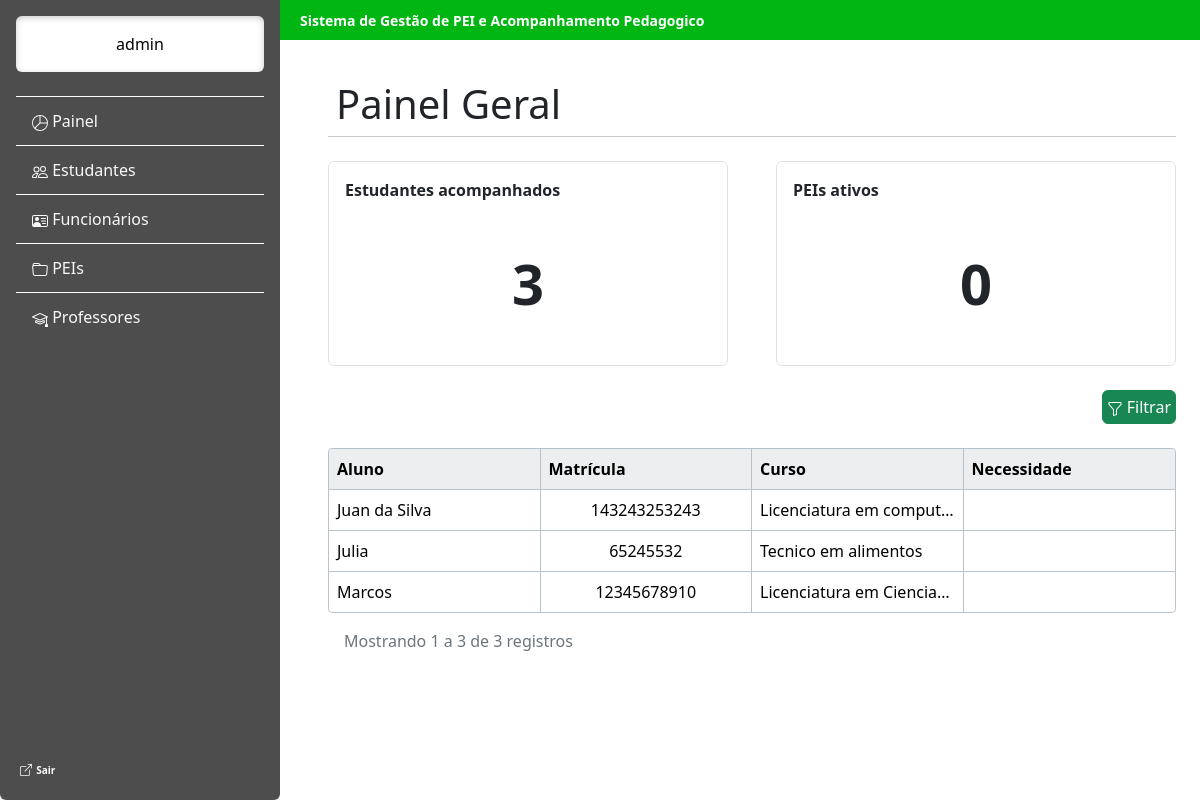
Page /estudante/painel_administrador/ (signed in) on the committed database.
### estudante/models.py (models this page shows, shortened)
class Usuario(AbstractUser):
    cpf = models.CharField(max_length=255, unique=True)

class Estudante(models.Model):
    cpf = models.CharField(max_length=255, unique=True)
    matricula = models.CharField(max_length=255, primary_key=True)
    nome = models.CharField(max_length=255)
    data_de_nascimento = models.DateField()
    curso = models.CharField(max_length=255)
    periodo = models.IntegerField()
    turma = models.CharField(max_length=255)
    ingresso = models.DateField()
    nota = models.FloatField()
    telefone = models.CharField(max_length=255)
    email = models.EmailField(unique=True)
    pai = models.CharField(max_length=255)
    mae = models.CharField(max_length=255)
    telefone_responsavel = models.CharField(max_length=255)
    email_responsavel = models.CharField(max_length=255)

### estudante/views.py (the view)
# urls.py: path("painel_administrador/", views.painel_administrador, name="painel_administrador"),
@login_required(login_url="login1")
def painel_administrador(request):
    if request.method == "GET":
        estudantes = Estudante.objects.all().order_by("nome")
        paginas = Paginator(estudantes, 9)  # isso aqui faz a divisão da quantidade de estudantes em tabelas de 9 em 9, ou menos
        pagina = request.GET.get("page")  # isso aqui é para saber qual paginas entre, as divisões feitas, foi pedida pelo user
        estudantes = paginas.get_page(pagina)  # coloca os estudantes divididos na variavel estudante
        return render(request, "painel_administrador.html", {
            'nome_usuario': request.user.first_name,
            "total_estudantes": Estudante.objects.count(),
            "total_peis": PEI.objects.count(),
            "estudantes": estudantes})

### estudante/templates/painel_administrador.html (shortened to what this page needs)
<!doctype html>
<html lang="pt-BR">
<head>
    <link href="https://cdn.jsdelivr.net/npm/bootstrap@5.3.8/dist/css/bootstrap.min.css" rel="stylesheet">
</head>
<body class="d-flex">
    {% include 'barra_lateral.html' %}
    <main class="flex-grow-1 p-5">
        <div class="topbar fw-bold" style=" background-color: #00B612; color: #ffffff; font-size: 14px;">
            Sistema de Gestão de PEI e Acompanhamento Pedagogico
        </div>
        <br>
       <div class="display-6 p-2">
            Painel Geral
        </div>
        <hr class="w-100  m-0 p-0 border-dark">
        <br>
        <div class="d-flex flex-nowrap justify-content-center gap-5">
            <div class=" border rounded" style="width: 400px;">
                <div class="fw-bold pt-3 pe-0 pb-0 ps-3">
                    Estudantes acompanhados
                </div>
                <div class="display-4 d-flex fw-bold justify-content-center p-5">
                    {{ total_estudantes }}
                </div>
            </div>
            <div class=" border rounded" style="width: 400px;">
                <div class="fw-bold pt-3 pe-0 pb-0 ps-3">
                    PEIs ativos
                </div>
                <div class="display-4 d-flex fw-bold justify-content-center p-5">
                    {{ total_peis }}
                </div>
            </div>
        </div>
        <br>
        <div class="d-flex justify-content-end">
            <a class="btn btn-success p-1" href="{% url 'estudante_cadastrado' %}">
                Filtrar
            </a>
        </div>
        <br>
        <table class="table w-100 mb-0 tabela-customizada">
            <thead>
                <tr>
                    <th class="p-2">Aluno</th>
                    <th class="p-2">Matrícula</th>
                    <th class="p-2">Curso</th>
                    <th class="p-2">Necessidade</th>
                </tr>
            </thead>
            <tbody>
                {% for estudante in estudantes %}
                <tr>
                    <td class="p-2">{{ estudante.nome }}</td>
                    <td class="text-center p-2">{{ estudante.matricula }}</td>
                    <td class="p-2">{{ estudante.curso }}</td>
                    <td class="p-2">{{ estudante.diagnostico.texto}}</td>
                </tr>
                {% empty %}
                    <tr>
                        <td>
                            Nenhum estudante encontrado
                        </td>
                    </tr>
                {% endfor %}
            </tbody>
        </table>
        <div class="d-flex justify-content-between align-items-center p-3">
            <div class="text-secondary">
                Mostrando {{estudantes.start_index}} a {{estudantes.end_index}} de {{ estudantes.paginator.count }} registros
            </div>
    </main>
</body>
</html>

### estudante/templates/barra_lateral.html (shortened to what this page needs)
<!DOCTYPE html>
<html lang="pt-BR">
<head>
    <link href="https://cdn.jsdelivr.net/npm/bootstrap@5.3.8/dist/css/bootstrap.min.css" rel="stylesheet">
</head>
<body>
    <div class="barra-lateral d-flex flex-column flex-shrink-0 p-3 vh-100 rounded-bottom">
        <a class="nav-link text-center text-black rounded bg-white p-3" style="box-shadow: inset 0 2px 6px rgba(0,0,0,0.2);" > {{ nome_usuario }} </a>
        <br>
        <ul class="barra-lateral-link nav nav-pills flex-column mb-auto">
            <li class="nav-item">
                <a href="/estudante/painel_administrador/#" class="nav-link link-light" aria-current="page">
                    <svg xmlns="http://www.w3.org/2000/svg" width="16" height="16" fill="currentColor" class="bi bi-pie-chart" viewBox="0 0 16 16">
                      <path d="M7.5 1.018a7 7 0 0 0-4.79 11.566L7.5 7.793zm1 0V7.5h6.482A7 7 0 0 0 8.5 1.018M14.982 8.5H8.207l-4.79 4.79A7 7 0 0 0 14.982 8.5M0 8a8 8 0 1 1 16 0A8 8 0 0 1 0 8"/>
                    </svg>
                    Painel
                </a>
            </li>
            <li>
                <a href="/estudante/gerenciar_estudante/#" class="nav-link link-light">
                    Estudantes
                </a>
            </li>
            <li>
                <a href="/estudante/gerenciar_funcionario/#" class="nav-link link-light">
                    Funcionários
                </a>
            </li>
            <li>
                <a href="/estudante/gerenciar_pei/#" class="nav-link link-light">
                    PEIs
                </a>
            </li>
            <li>
                <a href="/estudante/gerenciar_professor/#" class="nav-link link-light">
                    Professores
            </a>
            </li>
        </ul>
        <div class="mt-auto">
            <a href="{% url 'sair' %}" class="nav-link link-light p-1">
                <strong class="txt-ot"> Sair </strong>
            </a>
        </div>
    </div>
</body>
</html>

### estudante/templates/barra_lateral.html (style rules this page uses)
.txt-ot { font-size: 10px; }
main { margin-left: 280px; padding: 20px; }
.barra-lateral { position: fixed; top: 0; left: 0; width: 280px; height: 100vh; background-color: #4D4D4D; color: white; }
.barra-lateral-link .nav-link { color: white; border-top: 1px solid white; border-radius: 0; padding: 12px 16px; }
.topbar { position: fixed; top: 0; left: 280px; right: 0; height: 40px; background: #00B612; color: white; display: flex; align-items: center; padding: 0 20px; z-index: 1000; }
.tabela-customizada { width:100%; table-layout:fixed; border-collapse:separate; border-spacing:0; border: 1px solid #B6C3CA; border-radius:4px; }
.tabela-customizada td, .tabela-customizada th { border-right: 1px solid #B6C3CA; vertical-align:middle; white-space:nowrap; overflow:hidden; text-overflow:ellipsis; }
.tabela-customizada thead th { background:#ECEEEF; border-right: 1px solid #B6C3CA; border-bottom: 1px solid #B6C3CA; font-weight:600; }
.tabela-customizada thead th:first-child { border-top-left-radius:4px; }
.tabela-customizada thead th:last-child { border-top-right-radius:4px; }
.tabela-customizada tbody tr:last-child td:first-child { border-bottom-left-radius:4px; }
.tabela-customizada tbody tr:last-child td:last-child { border-bottom-right-radius:4px; }
.tabela-customizada th:last-child, .tabela-customizada td:last-child { border-right: none; }
.tabela-customizada tbody tr:last-child td { border-bottom: none; }

### rows in the picture
Usuario: first_name "admin"
Estudante: nome "Juan da Silva", matricula "143243253243", curso "Licenciatura em comput…"
Estudante: nome "Julia", matricula "65245532", curso "Tecnico em alimentos"
Estudante: nome "Marcos", matricula "12345678910", curso "Licenciatura em Ciencia…"

### other values in the picture
{{ total_estudantes }} "3"
{{ total_peis }} "0"
{{ estudantes.start_index }} "1"
{{ estudantes.end_index }} "3"
{{ estudantes.paginator.count }} "3"
